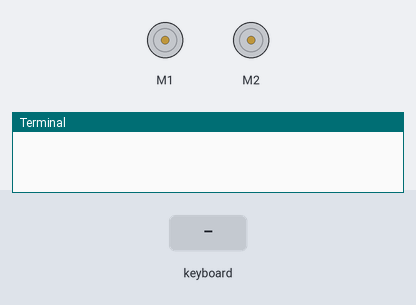
The program below on a simulated Raspberry Pi (BCM pin numbers) with an Explorer HAT. Parts: 2 × DC motor (green arrow = forward, orange = backward, longer = faster), the last lines printed to the terminal. The inputs (shaded band) are chosen by the test bench. The pygame window is not drawn; motors are numbered in the order the program creates them (left before right in a Robot).

Above: at 1.2 s.
1.3 s: key "F" typed on the keyboard
At 2.5 s:
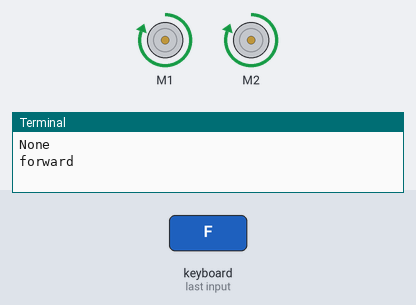
2.9 s: key "B" typed on the keyboard
At 3.7 s:
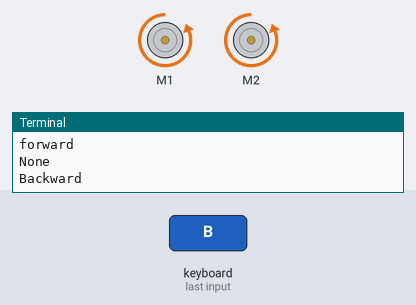
4.5 s: key "L" typed on the keyboard
At 4.9 s:
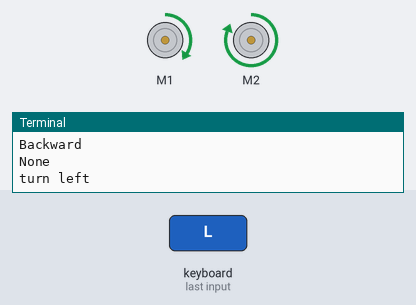
6.1 s: key "R" typed on the keyboard
At 7.4 s:
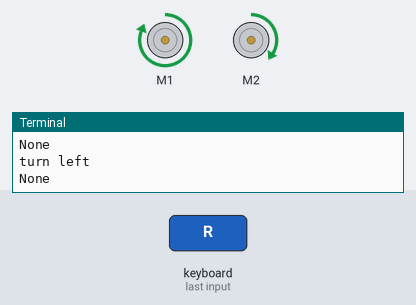
Timing chart, 0 to 8.7 s (numbered marks = the images above; inputs shaded):
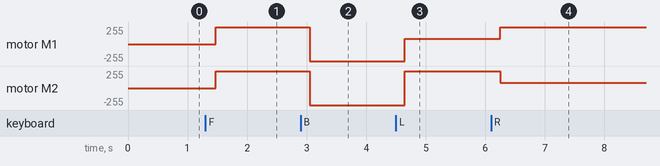

Measured:
- after the input at 1.3 s, motor M1, motor M2: stopped → forward 255/255 after 0.17 s
- after the input at 2.9 s, motor M1, motor M2: forward 255/255 → backward 255/255 after 0.15 s
- after the input at 4.5 s, motor M1: backward 255/255 → forward 76/255 after 0.15 s; motor M2: backward 255/255 → forward 255/255 after 0.15 s
- after the input at 6.1 s, motor M1: forward 76/255 → forward 255/255 after 0.15 s; motor M2: forward 255/255 → forward 76/255 after 0.15 s

The program:

key_control.py
```python
# Testing Explorer Hat functionality

import explorerhat as eh
import time
import pygame

pygame.init()

# sets the window title
pygame.display.set_caption(u'Keyboard events')

# sets the window size
pygame.display.set_mode((400, 400))

def readkey():
    event = pygame.event.wait()

    # if the 'close' button of the window is pressed
    if event.type == pygame.QUIT:
        # stops the application
        return "STOP"

    # captures the 'KEYDOWN' and 'KEYUP' events
    if event.type in (pygame.KEYDOWN, pygame.KEYUP):
        # gets the key name
        key_name = pygame.key.name(event.key)

        # converts to uppercase the key name
        key_name = key_name.upper()

        # if any key is pressed
        if event.type == pygame.KEYDOWN:
            # prints on the console the key pressed
            #print(u'"{}" key pressed'.format(key_name))
            pass

        # if any key is released
        elif event.type == pygame.KEYUP:
            # prints on the console the released key
            #print(u'"{}" key released'.format(key_name))
            return(key_name.upper())


while True:

    key = readkey()

    if key == 'STOP':
        print("stop. Quit Program")
        eh.motor.stop()
        break
    elif key == 'ESCAPE':
        print("Quit Program")
        eh.motor.stop()
        break
    elif key == 'F':
        print("forward")
        eh.motor.forwards()
        time.sleep(0.5)
    elif key == 'B':
        print('Backward')
        eh.motor.backwards()
        time.sleep(0.5)
    elif key == 'L':
        print("turn left")
        eh.motor.one.forwards(30)
        eh.motor.two.forwards(100)
        time.sleep(0.5)
    elif key == 'R':
        eh.motor.one.forwards(100)
        eh.motor.two.forwards(30)
        time.sleep(0.5)
    elif key == 'SPACE':
        print('Stop')
        eh.motor.stop()
        time.sleep(0.5)
    else:
        print(key)
        #print('Valid Choices: F,B,L,R, Space, Esc')


pygame.quit()
```
